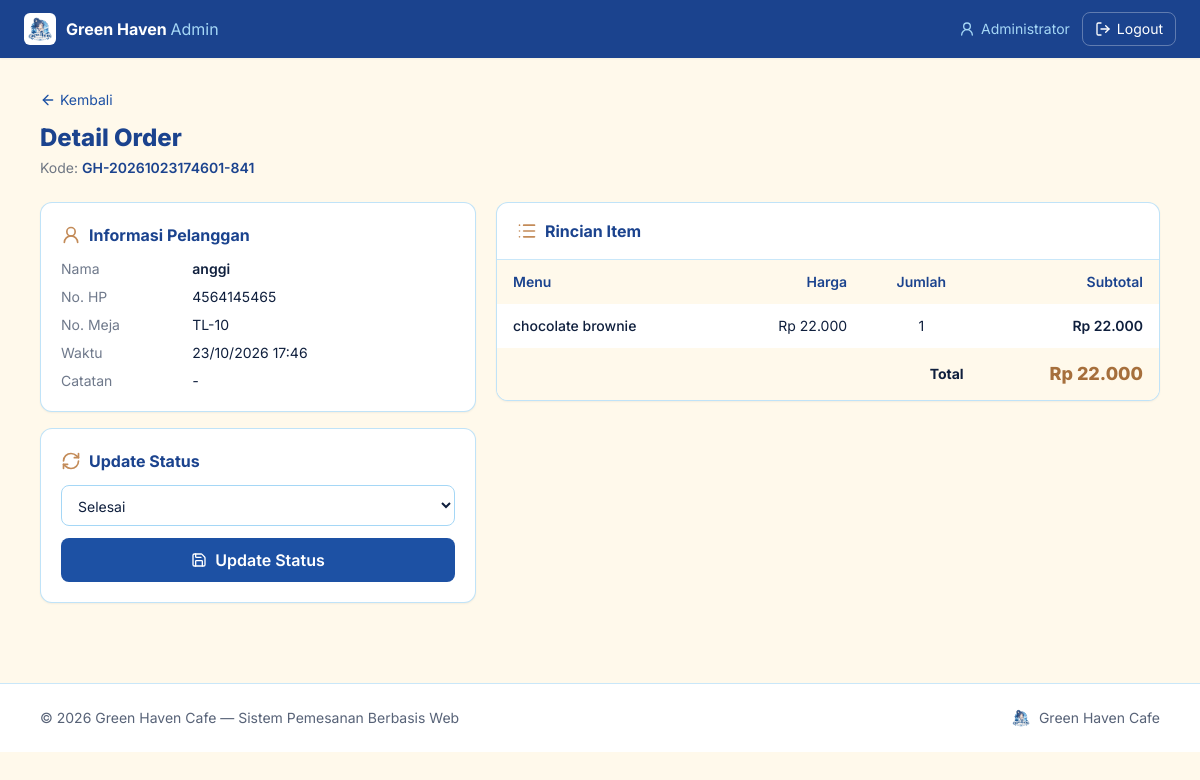
The page /admin/order_detail.php?id=1 (signed in) on the database its author committed.
### tables this page shows
CREATE TABLE `orders` (
  `id` int(11) UNSIGNED NOT NULL,
  `kode_order` varchar(30) NOT NULL,
  `pelanggan_id` int(11) UNSIGNED NOT NULL,
  `no_meja` varchar(10) NOT NULL,
  `total_harga` decimal(14,2) NOT NULL DEFAULT 0.00,
  `status` enum('pending','diproses','selesai','dibatalkan') NOT NULL DEFAULT 'pending',
  `catatan` text DEFAULT NULL,
  `waktu_order` datetime NOT NULL DEFAULT current_timestamp(),
  `updated_at` datetime NOT NULL DEFAULT current_timestamp() ON UPDATE current_timestamp()
);

CREATE TABLE `pelanggan` (
  `id` int(11) UNSIGNED NOT NULL,
  `nama` varchar(100) NOT NULL,
  `no_meja` varchar(10) NOT NULL,
  `no_hp` varchar(20) DEFAULT NULL,
  `waktu_datang` datetime NOT NULL DEFAULT current_timestamp()
);

CREATE TABLE `order_detail` (
  `id` int(11) UNSIGNED NOT NULL,
  `order_id` int(11) UNSIGNED NOT NULL,
  `menu_id` int(11) UNSIGNED NOT NULL,
  `nama_menu` varchar(100) NOT NULL,
  `harga` decimal(12,2) NOT NULL,
  `jumlah` int(11) NOT NULL,
  `subtotal` decimal(14,2) NOT NULL
);

### config/koneksi.php (called while the page is built, shortened)
<?php
function asset($path = '') {
    return BASE_URL . ltrim($path, '/');
}
function rupiah($angka) {
    return "Rp " . number_format((float)$angka, 0, ',', '.');
}

### admin/order_detail.php (the view, shortened to what this page needs)
<?php
require_once '../config/koneksi.php';
$id = (int)($_GET['id'] ?? 0);
include '../includes/header.php';
$q = mysqli_query($koneksi, "SELECT o.*, p.nama, p.no_hp FROM orders o
                             JOIN pelanggan p ON o.pelanggan_id = p.id
                             WHERE o.id = $id");
$o = mysqli_fetch_assoc($q);
$qd = mysqli_query($koneksi, "SELECT * FROM order_detail WHERE order_id = $id");
?>
<nav class="sticky top-0 z-40 bg-ocean-dark text-white shadow-sm">
    <div class="px-4 lg:px-6 py-3 flex items-center justify-between">
        <a href="<?= asset('admin/dashboard.php'); ?>" class="flex items-center gap-2.5">
            <img src="<?= asset('assets/logo-brand.png'); ?>" alt="Green Haven"
                 class="h-8 w-8 rounded-md bg-white object-contain p-0.5">
            <span class="font-bold">Green Haven <span class="text-sky font-normal hidden sm:inline">Admin</span></span>
        </a>
        <div class="flex items-center gap-3 text-sm">
            <span class="hidden sm:flex items-center gap-1.5 text-sky">
                <i data-lucide="user-round" class="w-4 h-4"></i>
                <?= htmlspecialchars($_SESSION['admin_nama']); ?>
            </span>
            <a href="<?= asset('admin/logout.php'); ?>"
               class="border border-white/30 hover:bg-white/10 px-3 py-1.5 rounded-lg flex items-center gap-1.5 transition">
                <i data-lucide="log-out" class="w-4 h-4"></i> Logout
            </a>
        </div>
    </div>
</nav>
<div class="max-w-6xl mx-auto px-4 py-8">
    <a href="<?= asset('admin/order.php'); ?>" class="inline-flex items-center gap-1 text-sm text-ocean hover:underline mb-3">
        <i data-lucide="arrow-left" class="w-4 h-4"></i> Kembali
    </a>
    <h1 class="text-2xl font-extrabold text-ocean-dark mb-1">Detail Order</h1>
    <p class="text-sm text-ink/60 mb-6">Kode: <span class="font-semibold text-ocean-dark"><?= htmlspecialchars($o['kode_order']); ?></span></p>
    <div class="grid lg:grid-cols-5 gap-5">
        <div class="lg:col-span-2 space-y-4">
            <div class="bg-white rounded-xl border border-sky/70 p-5 shadow-sm">
                <h2 class="font-bold text-ocean-dark mb-3 flex items-center gap-2">
                    <i data-lucide="user-round" class="w-5 h-5 text-latte"></i> Informasi Pelanggan
                </h2>
                <dl class="grid grid-cols-3 gap-y-2 text-sm">
                    <dt class="text-ink/60">Nama</dt><dd class="col-span-2 font-semibold"><?= htmlspecialchars($o['nama']); ?></dd>
                    <dt class="text-ink/60">No. HP</dt><dd class="col-span-2"><?= htmlspecialchars($o['no_hp'] ?: '-'); ?></dd>
                    <dt class="text-ink/60">No. Meja</dt><dd class="col-span-2"><?= htmlspecialchars($o['no_meja']); ?></dd>
                    <dt class="text-ink/60">Waktu</dt><dd class="col-span-2"><?= date('d/m/Y H:i', strtotime($o['waktu_order'])); ?></dd>
                    <dt class="text-ink/60">Catatan</dt><dd class="col-span-2 italic"><?= htmlspecialchars($o['catatan'] ?: '-'); ?></dd>
                </dl>
            </div>
            <div class="bg-white rounded-xl border border-sky/70 p-5 shadow-sm">
                <h2 class="font-bold text-ocean-dark mb-3 flex items-center gap-2">
                    <i data-lucide="refresh-cw" class="w-5 h-5 text-latte"></i> Update Status
                </h2>
                <form method="POST" class="space-y-3">
                    <select name="status"
                        class="w-full rounded-lg border border-sky bg-white focus:border-ocean outline-none px-3 py-2.5 text-sm">
                        <?php foreach (['pending'=>'Pending','diproses'=>'Diproses','selesai'=>'Selesai','dibatalkan'=>'Dibatalkan'] as $val => $label): ?>
                            <option value="<?= $val; ?>" <?= $o['status'] === $val ? 'selected' : ''; ?>><?= $label; ?></option>
                        <?php endforeach; ?>
                    </select>
                    <button class="w-full inline-flex items-center justify-center gap-2 bg-ocean hover:bg-ocean-dark text-white font-semibold py-2.5 rounded-lg transition">
                        <i data-lucide="save" class="w-4 h-4"></i> Update Status
                    </button>
                </form>
            </div>
        </div>
        <div class="lg:col-span-3">
            <div class="bg-white rounded-xl border border-sky/70 overflow-hidden shadow-sm">
                <h2 class="px-5 py-4 font-bold text-ocean-dark flex items-center gap-2 border-b border-sky/60">
                    <i data-lucide="list" class="w-5 h-5 text-latte"></i> Rincian Item
                </h2>
                <table class="w-full text-sm">
                    <thead class="bg-cream text-ocean-dark">
                        <tr>
                            <th class="text-left px-4 py-3 font-semibold">Menu</th>
                            <th class="text-right px-4 py-3 font-semibold">Harga</th>
                            <th class="text-center px-4 py-3 font-semibold">Jumlah</th>
                            <th class="text-right px-4 py-3 font-semibold">Subtotal</th>
                        </tr>
                    </thead>
                    <tbody class="divide-y divide-sky/50">
                        <?php while ($d = mysqli_fetch_assoc($qd)): ?>
                        <tr>
                            <td class="px-4 py-3 font-medium"><?= htmlspecialchars($d['nama_menu']); ?></td>
                            <td class="px-4 py-3 text-right"><?= rupiah($d['harga']); ?></td>
                            <td class="px-4 py-3 text-center"><?= (int)$d['jumlah']; ?></td>
                            <td class="px-4 py-3 text-right font-semibold"><?= rupiah($d['subtotal']); ?></td>
                        </tr>
                        <?php endwhile; ?>
                    </tbody>
                    <tfoot class="bg-cream">
                        <tr>
                            <td colspan="3" class="px-4 py-3 text-right font-bold">Total</td>
                            <td class="px-4 py-3 text-right text-lg font-extrabold text-latte-dark"><?= rupiah($o['total_harga']); ?></td>
                        </tr>
                    </tfoot>
                </table>
            </div>
        </div>
    </div>
</div>
<?php include '../includes/footer.php'; ?>

### includes/header.php (shortened to what this page needs)
<!DOCTYPE html>
<html lang="id">
<head>
    <script src="https://cdn.tailwindcss.com"></script>
</head>
<body class="bg-cream text-ink antialiased">

### includes/footer.php (shortened to what this page needs)
<footer class="mt-12 border-t border-sky/60 bg-white">
    <div class="max-w-6xl mx-auto px-4 py-6 flex flex-col sm:flex-row items-center justify-between gap-3 text-sm text-ink/70">
        <p>&copy; <?= date('Y'); ?> Green Haven Cafe &mdash; Sistem Pemesanan Berbasis Web</p>
        <p class="flex items-center gap-2">
            <img src="<?= asset('assets/logo-brand.png'); ?>" alt="Green Haven" class="h-5 w-auto">
            <span>Green Haven Cafe</span>
        </p>
    </div>
</footer>
</body>
</html>

### includes/header.php (style rules this page uses)
body { font-family: 'Inter', system-ui, sans-serif; }

### rows shown on the page
orders: kode_order "GH-20261023174601-841", pelanggan.nama "anggi", pelanggan.no_hp "4564145465", no_meja "TL-10", waktu_order "23/10/2026 17:46", catatan "-", status "Selesai", total_harga "Rp 22.000"
order_detail: nama_menu "chocolate brownie", harga "Rp 22.000", jumlah "1", subtotal "Rp 22.000"

### other values the page prints
$_SESSION['admin_nama'] "Administrator"
